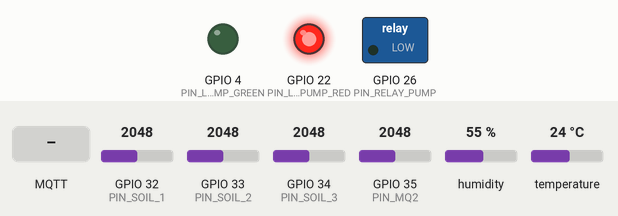
A program run on a simulated ESP32. On the bench: switched loads named in the program (green lamp = pin HIGH), output pins drawn as LEDs (lit = HIGH). The inputs (shaded band) are chosen by the test bench; at power-on: GPIO 32 (PIN_SOIL_1) = 2048, GPIO 33 (PIN_SOIL_2) = 2048, GPIO 34 (PIN_SOIL_3) = 2048, GPIO 35 (PIN_MQ2) = 2048, humidity 55 %, temperature 24 °C (analog values on the 0–4095 scale). WiFi joins after 1.5 s; servers stay silent unless stated; no MQTT or app messages arrive unless stated; what the program prints to the serial monitor is not drawn.

Above: at 2.7 s.
2.8 s: MQTT message "on" arrives on the first subscribed topic
At 5.5 s:
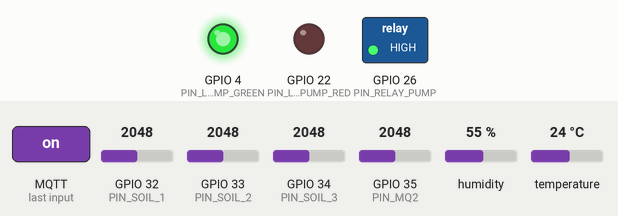
8.0 s: MQTT message "off" arrives on the first subscribed topic
At 8.3 s:
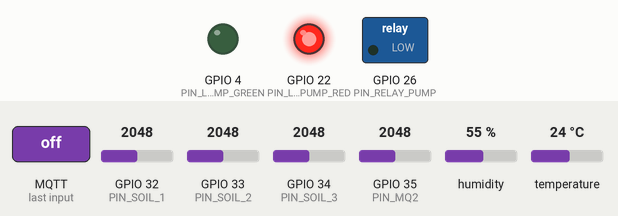
Timing chart, 0 to 11.0 s (numbered marks = the images above; inputs shaded):
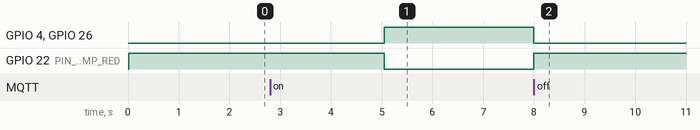

Measured:
- after the input at 2.8 s, GPIO 4 (PIN_LED_PUMP_GREEN), GPIO 26 (PIN_RELAY_PUMP): LOW → HIGH after 2.3 s; GPIO 22 (PIN_LED_PUMP_RED): HIGH → LOW after 2.3 s
- after the input at 8.0 s, GPIO 4 (PIN_LED_PUMP_GREEN), GPIO 26 (PIN_RELAY_PUMP): HIGH → LOW at once; GPIO 22 (PIN_LED_PUMP_RED): LOW → HIGH at once

The program:

main.cpp
```cpp
#include <Arduino.h>
#include <Wire.h>
#include "secrets/wifi.h"
#include "wifi_connect.h"
#include <WiFiClientSecure.h>
#include "ca_cert_emqx.h"
#include "secrets/mqtt.h"
#include <PubSubClient.h>
#include "MQTT.h"
#include <DHT.h>
#include <Ticker.h>
#include <Adafruit_Sensor.h>

// Soil Thresholds
#define SOIL_DRY_THRESHOLD 30 // Lower than 30% = dry, turn on pump
#define SOIL_WET_THRESHOLD 60 // Higher than 60% = wet enough, turn off pump
#define SOIL_WET_VALUE 800   // ADC value when sensor is wet
#define SOIL_DRY_VALUE 3500  // ADC value when sensor is dry
#define NUM_SOIL_SENSORS 3

#define PUMP_MAX_DURATION 10000 // Maximum pump run time
#define PUMP_MIN_OFF_TIME 6000 // Minimum time between watering

// Pin of soil moisture sensors
const int PIN_SOIL_1 = 32;
const int PIN_SOIL_2 = 33;
const int PIN_SOIL_3 = 34;

// Gas (MQ-2)
const int PIN_MQ2 = 35; // Gas sensor analog pin

// Pin of DHT, Relay, Pump status LEDs
const int DHT11PIN = 18; // DHT11 data pin
const int PIN_RELAY_PUMP = 26;
const int PIN_LED_PUMP_RED = 22;   // Red LED : pump OFF
const int PIN_LED_PUMP_GREEN = 4; // Green LED : pump ON

int soilMoistureValues[NUM_SOIL_SENSORS] = {0, 0, 0};

// Flags for non-blocking operation
volatile bool shouldReadSensors = false;
volatile bool shouldCheckPumpSafety = false;
unsigned long lastSensorRead = 0;
unsigned long lastPumpCheck = 0;
const unsigned long SENSOR_INTERVAL = 1000;     // 1 second
const unsigned long PUMP_CHECK_INTERVAL = 1000; // 1 second

namespace
{
    const char *ssid = WiFiSecrets::ssid;
    const char *password = WiFiSecrets::pass;
    const char *client_id = (String("esp32-client") + WiFi.macAddress()).c_str();

    DHT dht(DHT11PIN, DHT11);
    WiFiClientSecure tlsClient;
    PubSubClient mqttClient(tlsClient);

    Ticker sensorTicker;
    Ticker pumpCheckTicker;
    const char *temperature_topic = "plant/sensor/temperature";
    const char *humidity_topic = "plant/sensor/humidity";
    const char *soil_1_topic = "plant/sensor/soil1";
    const char *soil_2_topic = "plant/sensor/soil2";
    const char *soil_3_topic = "plant/sensor/soil3";
    const char *soil_avg_topic = "plant/sensor/soil_avg";
    const char *gas_topic = "plant/sensor/gas";
    const char *light_topic = "plant/sensor/light";
    const char *pump_status_topic = "plant/pump/status";
    const char *pump_control_topic = "plant/pump/control";

    // Pump state variables
    bool isPumpOn = false;
    bool autoMode = false;
    unsigned long pumpStartTime = 0;
    unsigned long lastPumpOffTime = 0;
    int wateringCount = 0;

    // Sensor pins array
    int soilPins[NUM_SOIL_SENSORS] = {PIN_SOIL_1, PIN_SOIL_2, PIN_SOIL_3};

}

// Ticker callback functions
void sensorTickerHandler()
{
    shouldReadSensors = true;
}

void pumpCheckTickerHandler()
{
    shouldCheckPumpSafety = true;
}

// SOIL MOISTURE FUNCTIONS
int mapSoilMoisture(int rawValue)
{
    int moisture = map(rawValue, SOIL_DRY_VALUE, SOIL_WET_VALUE, 0, 100);
    return constrain(moisture, 0, 100);
}

float readAverageSoilMoisture()
{
    int totalMoisture = 0;
    int validSensors = 0;

    for (int i = 0; i < NUM_SOIL_SENSORS; i++)
    {
        int rawValue = analogRead(soilPins[i]);
        int moisture = mapSoilMoisture(rawValue);

        Serial.printf("Soil %d: %d%% (raw: %d)\n", i + 1, moisture, rawValue);

        soilMoistureValues[i] = moisture;

        if (moisture >= 0)
        {
            totalMoisture += moisture;
            validSensors++;
        }
    }

    if (validSensors > 0)
    {
        return (float)totalMoisture / validSensors;
    }
    return 0;
}

// PUMP CONTROL FUNCTIONS
bool canStartPump()
{
    // Check minimum off time between watering
    if (lastPumpOffTime > 0)
    {
        unsigned long timeSinceLastOff = millis() - lastPumpOffTime;
        if (timeSinceLastOff < PUMP_MIN_OFF_TIME)
        {
            Serial.printf("Pump cooling down: %lu/%lu seconds\n",
                          timeSinceLastOff / 1000, PUMP_MIN_OFF_TIME / 1000);
            return false;
        }
    }
    return true;
}

void turnPumpOn()
{
    if (!isPumpOn && canStartPump())
    {
        Serial.println(" [PUMP] Turning ON...");

        noInterrupts();
        digitalWrite(PIN_RELAY_PUMP, HIGH);

        digitalWrite(PIN_LED_PUMP_GREEN, HIGH);
        digitalWrite(PIN_LED_PUMP_RED, LOW);
        interrupts();

        isPumpOn = true;
        pumpStartTime = millis();
        wateringCount++;

        Serial.println(" [PUMP] Pump turned ON");

        mqttClient.publish(pump_status_topic, "ON", true);
    }
}

void turnPumpOff()
{
    if (isPumpOn)
    {
        Serial.println(" [PUMP] Turning OFF...");

        noInterrupts();
        digitalWrite(PIN_RELAY_PUMP, LOW);

        digitalWrite(PIN_LED_PUMP_GREEN, LOW);
        digitalWrite(PIN_LED_PUMP_RED, HIGH);
        interrupts();

        unsigned long duration = millis() - pumpStartTime;
        isPumpOn = false;
        lastPumpOffTime = millis();

        Serial.printf(" [PUMP] Pump turned OFF (ran for %lu seconds)\n", duration / 1000);

        mqttClient.publish(pump_status_topic, "OFF", true);
    }
}

void checkPumpSafety()
{
    if (isPumpOn)
    {
        unsigned long runTime = millis() - pumpStartTime;
        if (runTime > PUMP_MAX_DURATION)
        {
            Serial.println(" SAFETY: Pump ran too long, forcing shutdown!");
            turnPumpOff();
        }
    }
}

void autoControlPump(float soilMoisture)
{
    if (!autoMode)
        return;

    if (!isPumpOn)
    {
        if (soilMoisture < SOIL_DRY_THRESHOLD)
        {
            Serial.printf(" Soil too dry (%.1f%% < %d%%), starting pump\n",
                          soilMoisture, SOIL_DRY_THRESHOLD);
            turnPumpOn();
        }
    }
    else
    {
        if (soilMoisture >= SOIL_WET_THRESHOLD)
        {
            Serial.printf(" Soil moisture sufficient (%.1f%% >= %d%%), stopping pump\n",
                          soilMoisture, SOIL_WET_THRESHOLD);
            turnPumpOff();
        }
    }
}

// SENSOR READ & PUBLISH
void sensorReadPublish()
{
    unsigned long currentTime = millis();
    if (isPumpOn && (currentTime - pumpStartTime < 1000))
    {
        Serial.println(" [SENSOR] Skipping read - pump just turned ON");
        return;
    }
    if (!isPumpOn && lastPumpOffTime > 0 && (currentTime - lastPumpOffTime < 1000))
    {
        Serial.println(" [SENSOR] Skipping read - pump just turned OFF");
        return;
    }

    //read dht sensor
    float temperature = dht.readTemperature();
    float humidity = dht.readHumidity();

    if (isnan(temperature) || isnan(humidity) ||
        temperature <= -40 || temperature >= 80 ||
        humidity <= 0 || humidity >= 100)
    {
        Serial.println(" [DHT] Invalid reading, skip this cycle");
        return;
    }
    int gasRaw = analogRead(PIN_MQ2);
    int gasPercent = map(constrain(gasRaw, 0, 4095), 0, 4095, 0, 100);

    // Read soil moisture
    float avgSoilMoisture = readAverageSoilMoisture();

    // Print to Serial
    Serial.println("\n=== Sensor Data ===");
    Serial.printf("Temperature: %.1f°C\n", temperature);
    Serial.printf("Humidity: %.1f%%\n", humidity);
    Serial.printf("Gas: %d (raw), %d%%\n", gasRaw, gasPercent);
    Serial.printf("Average Soil: %.1f%%\n", avgSoilMoisture);
    Serial.printf("Pump: %s (Mode: %s)\n",
                  isPumpOn ? "ON" : "OFF",
                  autoMode ? "AUTO" : "MANUAL");
    Serial.println("==================\n");

    // Publish each sensor value to separate topics
    if (temperature > 0 || humidity > 0)
    {
        mqttClient.publish(temperature_topic, String(temperature, 1).c_str(), false);
        yield();
        delay(50);
        mqttClient.publish(humidity_topic, String(humidity, 1).c_str(), false);
        yield();
        delay(50);
    }
    mqttClient.publish(gas_topic, String(gasPercent).c_str(), false);
    yield();
    delay(50);
    mqttClient.publish(soil_1_topic, String(soilMoistureValues[0]).c_str(), false);
    yield();
    delay(50);
    mqttClient.publish(soil_2_topic, String(soilMoistureValues[1]).c_str(), false);
    yield();
    delay(50);
    mqttClient.publish(soil_3_topic, String(soilMoistureValues[2]).c_str(), false);
    yield();
    delay(50);
    mqttClient.publish(soil_avg_topic, String(avgSoilMoisture, 1).c_str(), false);
    yield();
    mqttClient.publish(gas_topic, String(gasPercent).c_str(), false);
    yield();

    Serial.println(" [MQTT] Published sensor data");

    // Auto control pump based on soil moisture
    autoControlPump(avgSoilMoisture);
}


void mqttCallback(char *topic, uint8_t *payload, unsigned int length)
{
    // Convert payload to string
    String message = "";
    for (unsigned int i = 0; i < length; i++)
    {
        message += (char)payload[i];
    }

    Serial.printf(" MQTT received [%s]: %s\n", topic, message.c_str());

    // Handle pump control commands
    if (strcmp(topic, pump_control_topic) == 0)
    {
        message.toLowerCase();

        if (message == "on" || message == "1")
        {
            autoMode = false;
            turnPumpOn();
        }
        else if (message == "off" || message == "0")
        {
            autoMode = false;
            turnPumpOff();
        }
        else if (message == "auto")
        {
            autoMode = true;
            Serial.println(" Switched to AUTO mode");
        }
        else if (message == "manual")
        {
            autoMode = false;
            Serial.println(" Switched to MANUAL mode");
        }
        else if (message == "toggle")
        {
            if (isPumpOn)
            {
                turnPumpOff();
            }
            else
            {
                turnPumpOn();
            }
        }
    }
}

void setup()
{
    Serial.begin(115200);
    delay(10);

    // Initialize pins
    pinMode(PIN_RELAY_PUMP, OUTPUT);
    pinMode(PIN_LED_PUMP_RED, OUTPUT);
    pinMode(PIN_LED_PUMP_GREEN, OUTPUT);

    digitalWrite(PIN_RELAY_PUMP, LOW);
    digitalWrite(PIN_LED_PUMP_RED, HIGH);
    digitalWrite(PIN_LED_PUMP_GREEN, LOW);

    isPumpOn = false;
    autoMode = false;

    // Initialize ADC for analog sensors (soil, gas, LDR)
    analogReadResolution(12);
    analogSetAttenuation(ADC_11db);

    // Initialize DHT sensor
    dht.begin();

    setup_wifi(ssid, password);
    tlsClient.setCACert(ca_cert);

    mqttClient.setCallback(mqttCallback);
    mqttClient.setServer(EMQX::broker, EMQX::port);

    sensorTicker.attach_ms(SENSOR_INTERVAL, sensorTickerHandler);
    pumpCheckTicker.attach_ms(PUMP_CHECK_INTERVAL, pumpCheckTickerHandler);
}

void loop()
{
    MQTT::reconnect(mqttClient, client_id, EMQX::username, EMQX::password, pump_control_topic);
    mqttClient.loop();

    if (shouldReadSensors)
    {
        shouldReadSensors = false;
        sensorReadPublish();
    }

    if (shouldCheckPumpSafety)
    {
        shouldCheckPumpSafety = false;
        checkPumpSafety();
    }

    delay(10);
    yield();
}
```

mqtt.h
```cpp
namespace EMQX
{
    const char *broker = "p40f7387.ala.asia-southeast1.emqxsl.com";
    const int port = 8883;

    const char *username = "laptop";
    const char *password = "1";
}
```

wifi.h
```cpp
namespace WiFiSecrets
{
    const char *ssid = "SkyNet";   // Enter your Wi-Fi name
    const char *pass = "12345678123"; // Enter Wi-Fi password
}
```

MQTT.h
```cpp
/**
 * MQTT Utilities:
 * - reconnect: to handle MQTT reconnection logic in the main loop().
 */

#pragma once
#include <Arduino.h>
#include <WiFi.h>
#include <PubSubClient.h>

namespace MQTT
{
    unsigned long last_reconnect_attempt_ms = 0;

    void reconnect(PubSubClient &mqttClient, const char *client_id,
                   const char *username, const char *password,
                   const char *subscribe_topics[], int subscribe_count)
    {
        if (!mqttClient.connected() && WiFi.status() == WL_CONNECTED)
        {
            if (millis() - last_reconnect_attempt_ms > 5000)
            {
                last_reconnect_attempt_ms = millis();
                Serial.println("Attempting MQTT connection...");
                if (mqttClient.connect(client_id, username, password))
                {
                    Serial.print(client_id);
                    Serial.println(" connected");
                    for (int i = 0; i < subscribe_count; i++)
                    {
                        mqttClient.subscribe(subscribe_topics[i]);
                    }
                }
            }
        }
    }

    void reconnect(PubSubClient &mqttClient, const char *client_id,
                   const char *username, const char *password,
                   const char *subscribe_topic)
    {
        const char *subscribe_topics[] = {subscribe_topic};
        reconnect(mqttClient, client_id, username, password, subscribe_topics, 1);
    }

} // namespace MQTT
```

ca_cert_emqx.h
```cpp
const char* ca_cert = R"~~~(
-----BEGIN CERTIFICATE-----
MIIEfjCCA2agAwIBAgIQD+Ayq4RNAzEGxQyOE8iwaDANBgkqhkiG9w0BAQsFADBh
MQswCQYDVQQGEwJVUzEVMBMGA1UEChMMRGlnaUNlcnQgSW5jMRkwFwYDVQQLExB3
d3cuZGlnaWNlcnQuY29tMSAwHgYDVQQDExdEaWdpQ2VydCBHbG9iYWwgUm9vdCBD
QTAeFw0yNDAxMTgwMDAwMDBaFw0zMTExMDkyMzU5NTlaMGExCzAJBgNVBAYTAlVT
MRUwEwYDVQQKEwxEaWdpQ2VydCBJbmMxGTAXBgNVBAsTEHd3dy5kaWdpY2VydC5j
b20xIDAeBgNVBAMTF0RpZ2lDZXJ0IEdsb2JhbCBSb290IEcyMIIBIjANBgkqhkiG
9w0BAQEFAAOCAQ8AMIIBCgKCAQEAuzfNNNx7a8myaJCtSnX/RrohCgiN9RlUyfuI
2/Ou8jqJkTx65qsGGmvPrC3oXgkkRLpimn7Wo6h+4FR1IAWsULecYxpsMNzaHxmx
1x7e/dfgy5SDN67sH0NO3Xss0r0upS/kqbitOtSZpLYl6ZtrAGCSYP9PIUkY92eQ
q2EGnI/yuum06ZIya7XzV+hdG82MHauVBJVJ8zUtluNJbd134/tJS7SsVQepj5Wz
tCO7TG1F8PapspUwtP1MVYwnSlcUfIKdzXOS0xZKBgyMUNGPHgm+F6HmIcr9g+UQ
vIOlCsRnKPZzFBQ9RnbDhxSJITRNrw9FDKZJobq7nMWxM4MphQIDAQABo4IBMDCC
ASwwDwYDVR0TAQH/BAUwAwEB/zAdBgNVHQ4EFgQUTiJUIBiV5uNu5g/6+rkS7QYX
jzkwHwYDVR0jBBgwFoAUA95QNVbRTLtm8KPiGxvDl7I90VUwDgYDVR0PAQH/BAQD
AgGGMHQGCCsGAQUFBwEBBGgwZjAjBggrBgEFBQcwAYYXaHR0cDovL29jc3AuZGln
aWNlcnQuY24wPwYIKwYBBQUHMAKGM2h0dHA6Ly9jYWNlcnRzLmRpZ2ljZXJ0LmNu
L0RpZ2lDZXJ0R2xvYmFsUm9vdENBLmNydDBABgNVHR8EOTA3MDWgM6Axhi9odHRw
Oi8vY3JsLmRpZ2ljZXJ0LmNuL0RpZ2lDZXJ0R2xvYmFsUm9vdENBLmNybDARBgNV
HSAECjAIMAYGBFUdIAAwDQYJKoZIhvcNAQELBQADggEBAHRBl3jN7+XHBUK0dZnu
hMdoNwD1nCROU3BTIh1TNzRI0bQ0m5+C/dCRzzlqoSAFHUlOi+OiDltWkXTzmQn6
Z8bH5PFBy5sYpc/8cNPoSzhyqcpvvEZvv/Ivc0Up+dzma7vBDJC9WrMRUUlSFSQp
kdXSmphDNkXJsgARmxzc18IN6LYMRiOWlY7RE2F900pPW60BvJHHNCX0bbSRj/Ql
bmVq8wuftBD++D+RS8K++ujpMjFBROyWfBX+woQDGsMazkmgulQdnZrdj476elOL
axRvrSgEorju1kJM7M65z2RUZrfzQYW/1rs8mRUXin6iEtad/Rv1ZI1WGYmWPyBm
pbo=
-----END CERTIFICATE-----
)~~~";
```

wifi_connect.h
```cpp
/***
 * generic `setup_wifi` utilities
 ***/

#pragma once
#include <Arduino.h>
#include <WiFi.h>
#include <WiFiMulti.h>

namespace WiFiConnect
{
    constexpr const char *ssid[]{"ssid1", "ssid2"};
    constexpr const char *pass[]{"pass1", "pass2"};
}

inline void setup_wifi_multi()
{ // https://github.com/espressif/arduino-esp32/blob/master/libraries/WiFi/examples/WiFiMulti/WiFiMulti.ino
    WiFiMulti wifiMulti;

    wifiMulti.addAP(WiFiConnect::ssid[0], WiFiConnect::pass[0]);
    wifiMulti.addAP(WiFiConnect::ssid[1], WiFiConnect::pass[1]);

    Serial.println("Connecting WiFi ...");
    if (wifiMulti.run() == WL_CONNECTED)
    {
        Serial.printf("Connected to SSID: '%s'\n", WiFi.SSID().c_str());
        Serial.print("IP address: ");
        Serial.println(WiFi.localIP());
        // Serial.printf("Auto Reconnect: %d", WiFi.getAutoReconnect()); // default: true
    }
}

inline void setup_wifi(const uint8_t AP_index = 1)
{
    delay(10);
    Serial.printf("Connecting to %s ", WiFiConnect::ssid[AP_index]);
    WiFi.begin(WiFiConnect::ssid[AP_index], WiFiConnect::pass[AP_index]);
    while (WiFi.status() != WL_CONNECTED)
    {
        delay(500);
        Serial.print(".");
    }
    Serial.printf("\nConnected to SSID: '%s'\n", WiFi.SSID().c_str());
    Serial.print("IP address: ");
    Serial.println(WiFi.localIP());
}

inline void setup_wifi(const char *SSID, const char *PASS)
{
    delay(10);
    Serial.printf("Connecting to %s ", SSID);
    WiFi.begin(SSID, PASS);
    while (WiFi.status() != WL_CONNECTED)
    { // ESP will hang there!!!
        delay(500);
        Serial.print(".");
    }
    Serial.printf("\nConnected to SSID: '%s'\n", WiFi.SSID().c_str());
    Serial.print("IP address: ");
    Serial.println(WiFi.localIP());
}
```
